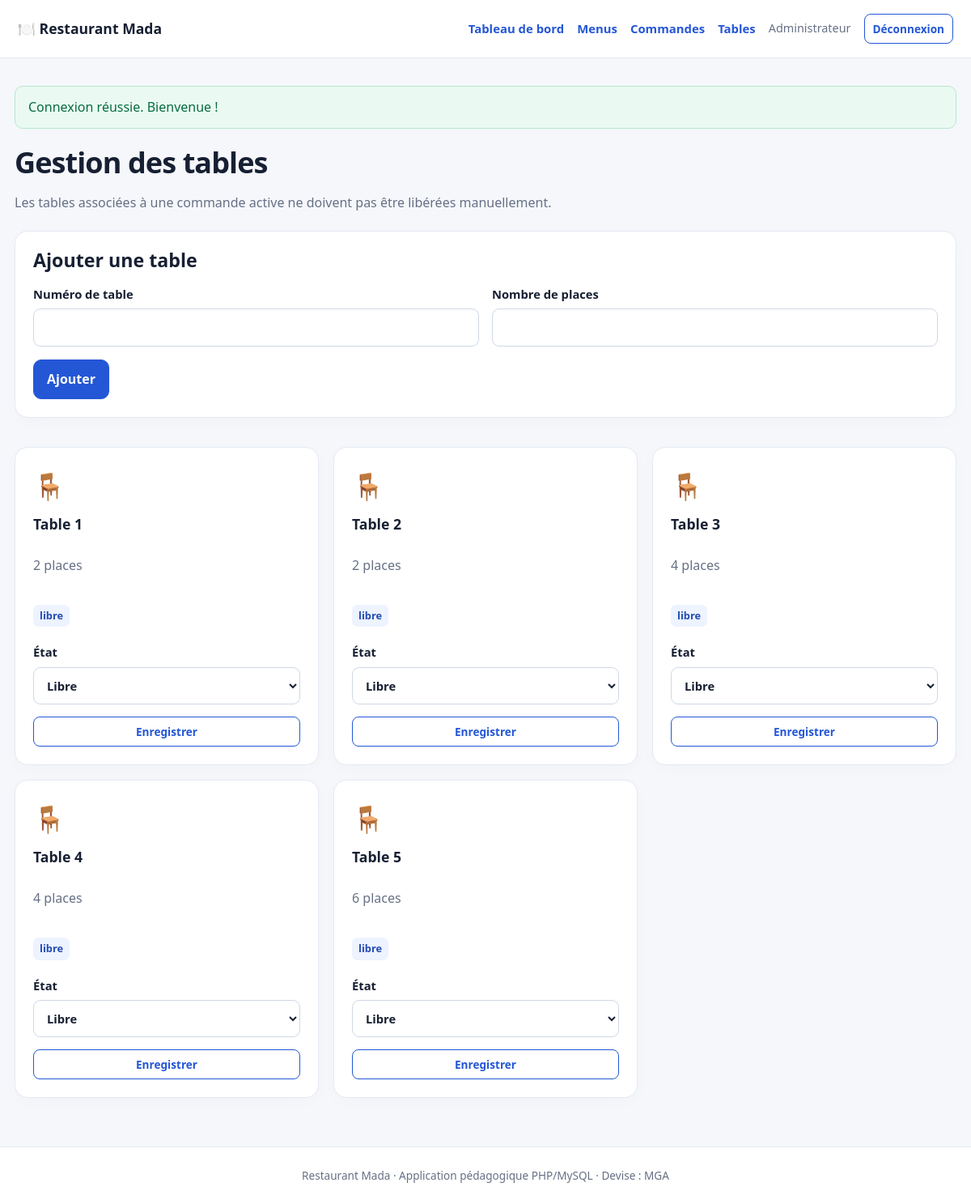
Screenshot of /admin/tables.php (signed in) with the database file from the repository.
### tables this page shows
CREATE TABLE restaurant_tables (
    id INT UNSIGNED AUTO_INCREMENT PRIMARY KEY,
    table_number SMALLINT UNSIGNED NOT NULL UNIQUE,
    seats TINYINT UNSIGNED NOT NULL DEFAULT 4,
    status ENUM('libre','occupee','indisponible') NOT NULL DEFAULT 'libre'
);

### includes/functions.php (called while the page is built, shortened)
<?php
function e(mixed $value): string {
    return htmlspecialchars((string)$value, ENT_QUOTES | ENT_SUBSTITUTE, 'UTF-8');
}

### admin/tables.php (the view, shortened to what this page needs)
<?php
require_once __DIR__ . '/../config/config.php';
require_once __DIR__ . '/../includes/functions.php';
$error = '';
$tables=$pdo->query('SELECT t.*, (SELECT COUNT(*) FROM orders o WHERE o.table_id=t.id AND o.status NOT IN ("terminee","annulee")) AS active_orders FROM restaurant_tables t ORDER BY table_number')->fetchAll();
require __DIR__ . '/../includes/header.php';
?>
<h1>Gestion des tables</h1><p class="muted">Les tables associées à une commande active ne doivent pas être libérées manuellement.</p>
<section class="form-card">
<h2>Ajouter une table</h2><?php if($error): ?><div class="alert alert-danger"><?= e($error) ?></div><?php endif; ?>
<form method="post" class="form-grid"><input type="hidden" name="csrf_token" value="<?= e(csrf_token()) ?>"><input type="hidden" name="action" value="add">
<label>Numéro de table<input type="number" name="table_number" min="1" max="999" required></label><label>Nombre de places<input type="number" name="seats" min="1" max="30" required></label><div class="actions"><button class="button" type="submit">Ajouter</button></div></form>
</section>
<div class="grid grid-3 section">
<?php foreach($tables as $t): ?><article class="card table-card"><div class="table-icon">🪑</div><h3>Table <?= (int)$t['table_number'] ?></h3><p><?= (int)$t['seats'] ?> places</p><p><span class="status"><?= e($t['status']) ?></span></p>
<form method="post" class="stack"><label>État<select name="status" <?= (int)$t['active_orders']>0?'disabled title="Commande active"':'' ?>><option value="libre" <?= $t['status']==='libre'?'selected':'' ?>>Libre</option></select></label><?php if((int)$t['active_orders']===0): ?><button class="button button-small button-outline" type="submit">Enregistrer</button><?php else: ?><small>Commande active : l'état sera libéré à la clôture.</small><?php endif; ?></form>
</article><?php endforeach; ?>
</div>
<?php require __DIR__ . '/../includes/footer.php'; ?>

### assets/style.css (style rules this page uses)
:root { --blue:#2457d6;--blue-dark:#183b91;--ink:#172033;--muted:#667085;--line:#e4e9f2;--bg:#f5f7fb;--white:#fff;--green:#12805c;--red:#b42318;--radius:16px }
* { box-sizing:border-box }
body { margin:0;background:var(--bg);color:var(--ink);font:16px/1.55 system-ui,-apple-system,"Segoe UI",sans-serif }
.section { margin-top:36px }
.section h2,h1,h2,h3 { line-height:1.2 }
h1 { font-size:clamp(1.8rem,3vw,2.5rem);letter-spacing:-.025em;margin:0 0 12px }
h2 { font-size:1.45rem;margin:0 0 16px }
h3 { font-size:1.1rem;margin:8px 0 }
.muted,small { color:var(--muted) }
.grid { display:grid;gap:18px }
.grid-3 { grid-template-columns:repeat(3,minmax(0,1fr)) }
.card,.form-card,.stat-card { background:#fff;border:1px solid var(--line);border-radius:var(--radius);padding:22px;box-shadow:0 5px 20px #17203305 }
.card p { color:var(--muted) }
.button { display:inline-flex;justify-content:center;align-items:center;gap:8px;border:1px solid var(--blue);border-radius:10px;background:var(--blue);color:white;padding:11px 16px;font:inherit;font-weight:700;cursor:pointer;white-space:nowrap }
.button-outline { background:#fff;color:var(--blue) }
.button-small { font-size:.85rem;padding:7px 10px;border-radius:8px }
.actions { display:flex;gap:10px;align-items:center;flex-wrap:wrap }
.form-card { margin:22px 0 }
.stack { display:flex;flex-direction:column;gap:15px }
.stack label,.form-grid label { display:flex;flex-direction:column;gap:7px;font-weight:650;font-size:.92rem }
input,select,textarea { width:100%;padding:11px 12px;border:1px solid #cfd7e6;border-radius:9px;background:#fff;color:var(--ink);font:inherit;min-width:0 }
.form-grid { display:grid;grid-template-columns:repeat(2,minmax(0,1fr));gap:16px }
.status { display:inline-block;background:#edf3ff;color:#234cb4;padding:4px 8px;border-radius:7px;font-size:.8rem;font-weight:700 }
.table-icon { font-size:2rem }
.table-card { display:flex;flex-direction:column;gap:4px }
.table-card form { margin-top:auto }

### rows the page displays
restaurant_tables: table_number "1", seats "2", status "libre", status "Libre"
restaurant_tables: table_number "2", seats "2", status "libre", status "Libre"
restaurant_tables: table_number "3", seats "4", status "libre", status "Libre"
restaurant_tables: table_number "4", seats "4", status "libre", status "Libre"
restaurant_tables: table_number "5", seats "6", status "libre", status "Libre"

### other values shown
$user['name'] "Administrateur"
$flashMessage['message'] "Connexion réussie. Bienvenue !"
